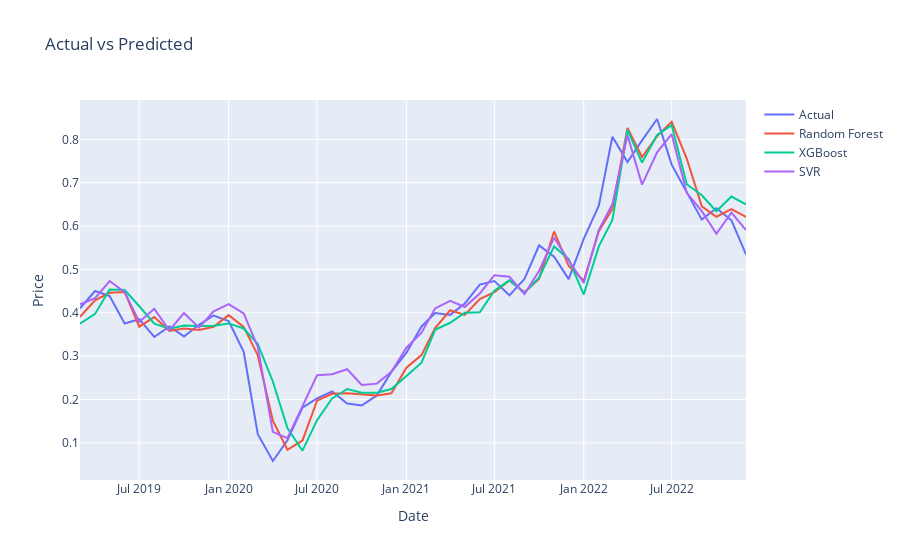

The notebook cell saved with this chart:
### Code cell
# XGBoost Regressor
xgb = XGBRegressor()

# Define the hyperparameters for XGBoost
param_distributions_xgb = {
    'n_estimators': randint(100, 500),
    'max_depth': randint(1, 10),
    'learning_rate': uniform(0.01, 0.6),
    'subsample': uniform(0.5, 0.5),
    'colsample_bytree': uniform(0.5, 0.5),
}

# Perform randomized search for XGBoost
rnd_search_cv_xgb = RandomizedSearchCV(xgb, param_distributions_xgb, n_iter=10, verbose=2, cv=3)
rnd_search_cv_xgb.fit(X_train, y_train)

# Print the best parameters for XGBoost
print(f"XGBoost - Best parameters: {rnd_search_cv_xgb.best_params_}")

# Fit and predict with the best parameters for XGBoost
best_xgb = rnd_search_cv_xgb.best_estimator_
y_pred_xgb = best_xgb.predict(X_test)

# Calculate the MAE and MAPE for XGBoost
mae_xgb = mean_absolute_error(y_test, y_pred_xgb)
mape_xgb = mean_absolute_percentage_error(y_test, y_pred_xgb)
print(f"XGBoost - MAE: {mae_xgb}\nXGBoost - MAPE: {mape_xgb}")

# plot with plotly
# import plotly.graph_objects as go


fig.add_trace(go.Scatter(x=test.index[timesteps-1:], y=y_pred_xgb, mode='lines', name='XGBoost'))
fig.add_trace(go.Scatter(x=test.index[timesteps-1:], y=y_pred, mode='lines', name='SVR'))
fig.update_layout(title='Actual vs Predicted', xaxis_title='Date', yaxis_title='Price')
